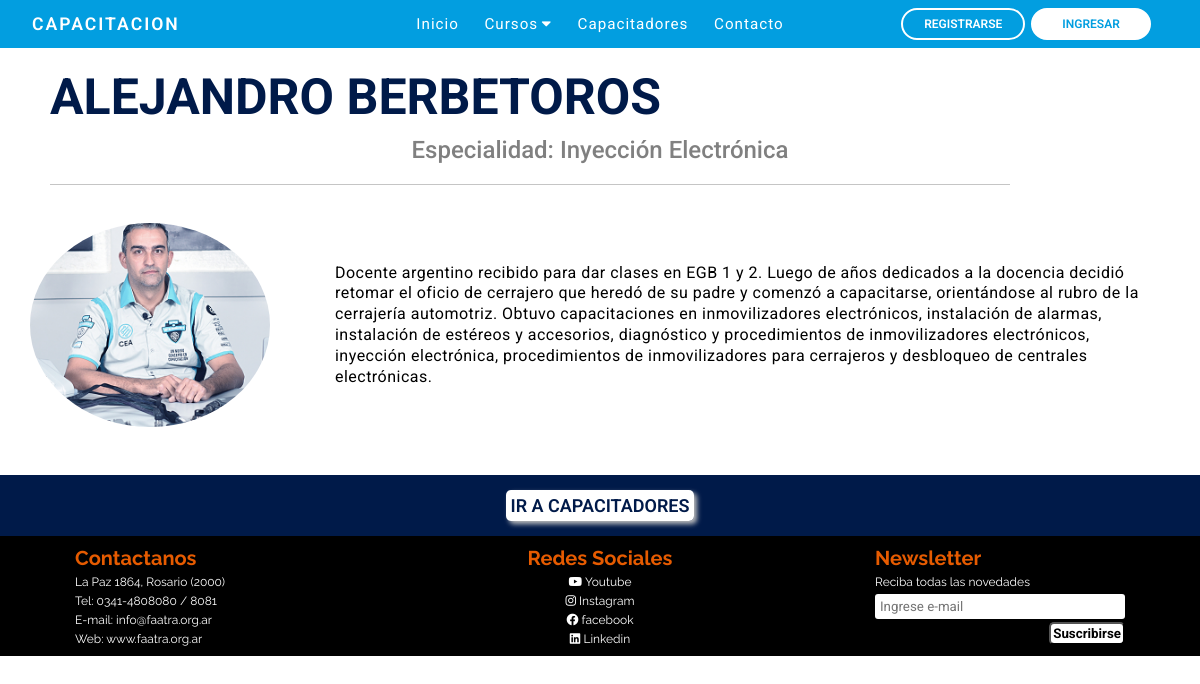
Page /capacitador.php?id=10 on the committed database.
### tables this page shows
CREATE TABLE IF NOT EXISTS `capacitadores` (
  `id` int NOT NULL AUTO_INCREMENT,
  `nombre` varchar(120) NOT NULL,
  `apellido` varchar(120) NOT NULL,
  `cuil_cuit` varchar(11) NOT NULL,
  `imagen` varchar(255) NOT NULL DEFAULT 'usersNone.png',
  `telefono` varchar(12) NOT NULL,
  `direccion` varchar(120) NOT NULL,
  `codigo_postal` varchar(10) NOT NULL,
  `email` varchar(120) NOT NULL,
  `especialidad` varchar(255) NOT NULL,
  `descripcion` varchar(1000) NOT NULL,
  `provincia` varchar(60) NOT NULL,
  `fecha_alta` timestamp NOT NULL DEFAULT CURRENT_TIMESTAMP,
  `fecha_baja` timestamp NOT NULL,
  PRIMARY KEY (`id`)
);

### capacitador.php (the view, shortened to what this page needs)
<?php
require_once('bd/conexion.php');
$id = $_GET['id'];
$consulta = $pdo->prepare("SELECT id, nombre, apellido, especialidad, imagen, descripcion FROM capacitadores where id = $id");
$consulta->execute();
?>
<!DOCTYPE html>
<html lang="es">
<head>
  <link href="css/capacitador.css" rel="stylesheet" type="text/css">
  <link rel="stylesheet" href="css/footer.css">
</head>
<body>
  <header>
    <?php require_once('nav.php') ?>
</header>
<main>
      <?php while($datos = $consulta->fetch(PDO::FETCH_ASSOC)) {?>
      <p class="title"><?= $datos['nombre'] .' '. $datos['apellido'] ?></p>
      <p class="especialidad">Especialidad: <?= $datos['especialidad'] ?></p>
      <div class="linea"></div>
        <div class="container">
          <div class="columna1">
            <img src="images/capacitadores/<?= $datos['imagen'] ?>">
            <p class="parrafo-especialidad"><?= $datos['descripcion'] ?></p>
          </div>
          </div>
            <?php } ?>
<div class="caja">
    <div class="cursosrelacionados">
    <div class="btncursos">
        <a class="button" href="capacitadores.php">IR A CAPACITADORES</a>
      </div>
    </div>
</div>
</main>
  <?php require_once('footer.php'); ?>
</body>
</html>

### css/capacitador.css (style rules this page uses)
* { margin: 0; padding: 0; box-sizing: border-box; font-family: 'Roboto', sans-serif; }
.container { display: flex; flex-wrap: wrap; max-width: 1200px; margin-top: 20px; margin-bottom: 30px; }
.columna1 { width: 100%; display: flex; flex-wrap: wrap; align-items: center; justify-content: space-around; }
.columna1 img { object-fit: cover; height: 85%; width: 20%; border-radius: 50%; }
.parrafo-especialidad { display: flex; align-content: center; letter-spacing: 0.03em; line-height: 1.3; padding: 5px; width: 70%; }
.title { margin-left: 50px; margin-top: 20px; font-size: 50px; font-weight: bold; text-transform: uppercase; color: #001a49; font-family: 'Roboto', sans-serif; }
.especialidad { font-size: 24px; font-weight: 500; padding-top: 10px; text-align: center; color: gray; }
.linea { margin-left: 50px; width: 80%; padding-top: 20px; border-bottom: 1px solid rgb(197, 197, 197); }
.caja { display: flex; flex-wrap: wrap; justify-content: space-around; align-self: center; width: 100%; background-color: #001a49; }
.btncursos { margin: 20px 0; text-align: center; }
.btncursos .button { padding: 5px; font-size: 18px; font-weight: 600; border-radius: 5px; border: none; background-color: #ffffff; box-shadow: 3px 3px 5px rgb(191, 191, 191); text-decoration: none; text-transform: none; color: #001a49; }

### css/nav.css (style rules this page uses)
* { padding: 0; margin: 0; box-sizing: border-box; }
a { text-decoration: none; }

### rows in the picture
capacitadores: nombre "ALEJANDRO", apellido "BERBETOROS", especialidad "Inyección Electrónica", imagen (picture), descripcion "Docente argentino recibido para dar clases en EGB 1 y 2. Luego de años dedicados a la docencia decidió retomar el oficio de cerrajero que heredó de su padre y comenzó a capacitarse, orientándose al rubro de la cerrajería automotriz. Obtuvo capacitaciones en inmovilizadores electrónicos, instalación de alarmas, instalación de estéreos y accesorios, diagnóstico y procedimientos de inmovilizadores electrónicos, inyección electrónica, procedimientos de inmovilizadores para cerrajeros y desbloqueo de centrales electrónicas."
